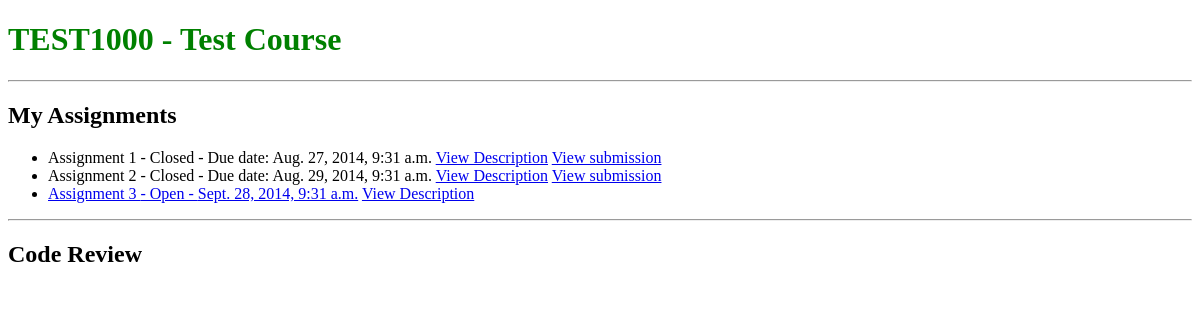
The page / on the database its author committed.
### review/models.py (models this page shows)
class Course(models.Model):
	course_name = models.CharField(max_length=140)
	course_code = models.CharField(max_length=40)
	course_id = models.CharField(max_length=140) #Unique ID for course
	year = models.IntegerField()
	semester = models.CharField(max_length=40)
	institution = models.CharField(max_length=140)
	def __unicode__(self):
		return self.course_code + " - " + self.course_name

class Assignment(models.Model):
	assignment_id = models.CharField(max_length=140) #Unique ID for assignment
	name = models.CharField(max_length=140)
	create_date = models.DateTimeField()
	modified_date = models.DateTimeField()
	open_date = models.DateTimeField()
	due_date = models.DateTimeField()
	description = models.TextField()
	allow_multiple_uploads = models.BooleanField()
	allow_help_centre = models.BooleanField()
	number_of_peer_reviews = models.IntegerField()
	review_open_date = models.DateTimeField()
	review_due_date = models.DateTimeField()
	weighting = models.IntegerField()
	has_tests = models.BooleanField()
	test_required = models.BooleanField()
	def __unicode__(self):
		return str(self.name)
	def due_date_passed(self):
		return self.due_date < timezone.now()
	def get_submission(self, user):
		submissions = Submission.objects.filter(user=user, assignment=self, has_been_submitted=True).order_by('-upload_date')
		if len(submissions) > 0:
			return submissions[0]
		return

### review/views.py (the view)
# urls.py: url(r'^$', views.index, name='index'),
def index(request):
	""" Displays the appropriate dashboard for the current user. """
	user = User.objects.get(username='user1')
	course = Course.objects.get(id=1)
	assignments = Assignment.objects.filter(open_date__lte=timezone.now()).order_by('due_date')
	submissions = {}
	for assignment in assignments:
		submission =  assignment.get_submission(user)
		if submission:
			submissions[assignment.id] = submission
	assigned_reviews = AssignedReview.objects.filter(assigned_user=user)
	context = {
		"title": course,
		"course": course,
		"user": user,
		"assignments": assignments,
		"submissions": submissions,
		"assigned_reviews": assigned_reviews
	}
	return render(request, 'review/index.html', context)

### review/models.py (called while the page is built)
	def __unicode__(self):
		return str(self.id)

### review/templatetags/template_tags.py (called while the page is built)
@register.filter(name='get_item')
def get_item(dictionary, key):
	return dictionary.get(key)

### review/templates/review/index.html (shortened to what this page needs)
{% extends "review/base.html" %}
{% load template_tags %}
{% block content %}
	<h1>{{ course }}</h1>
	<hr/>
	<h2>My Assignments</h2>
	<ul>
		{% for assignment in assignments %}
		  <li>
		  	{% if assignment.due_date_passed == True %}
		  		{{ assignment }} - Closed - Due date: {{ assignment.due_date }}
		  	{% else %}
		  		<a href="{% url 'assignment' assignment.id %}">{{ assignment }} - Open - {{ assignment.due_date }}</a>
		  	{% endif %}
		  	<a href="{% url 'assignment_description' assignment.id %}"> View Description</a>
		  	{% if assignment.id in submissions.keys %}
		  		<a href="{% url 'submission' submissions|get_item:assignment.id  %}">View submission</a>
		  	{% endif %}
		  </li>
		{% endfor %}
	</ul>
	<hr/>
	<h2>Code Review</h2>
{% endblock %}

### review/static/review/style.css (style rules this page uses)
h1 { color: green; }

### rows shown on the page
Course: course_code+course_name "TEST1000 - Test Course"
Assignment: name "Assignment 1", due_date "Aug. 27, 2014, 9:31 a.m.", shows "View submission"
Assignment: name "Assignment 2", due_date "Aug. 29, 2014, 9:31 a.m.", shows "View submission"
Assignment: name "Assignment 3", due_date "Sept. 28, 2014, 9:31 a.m."
